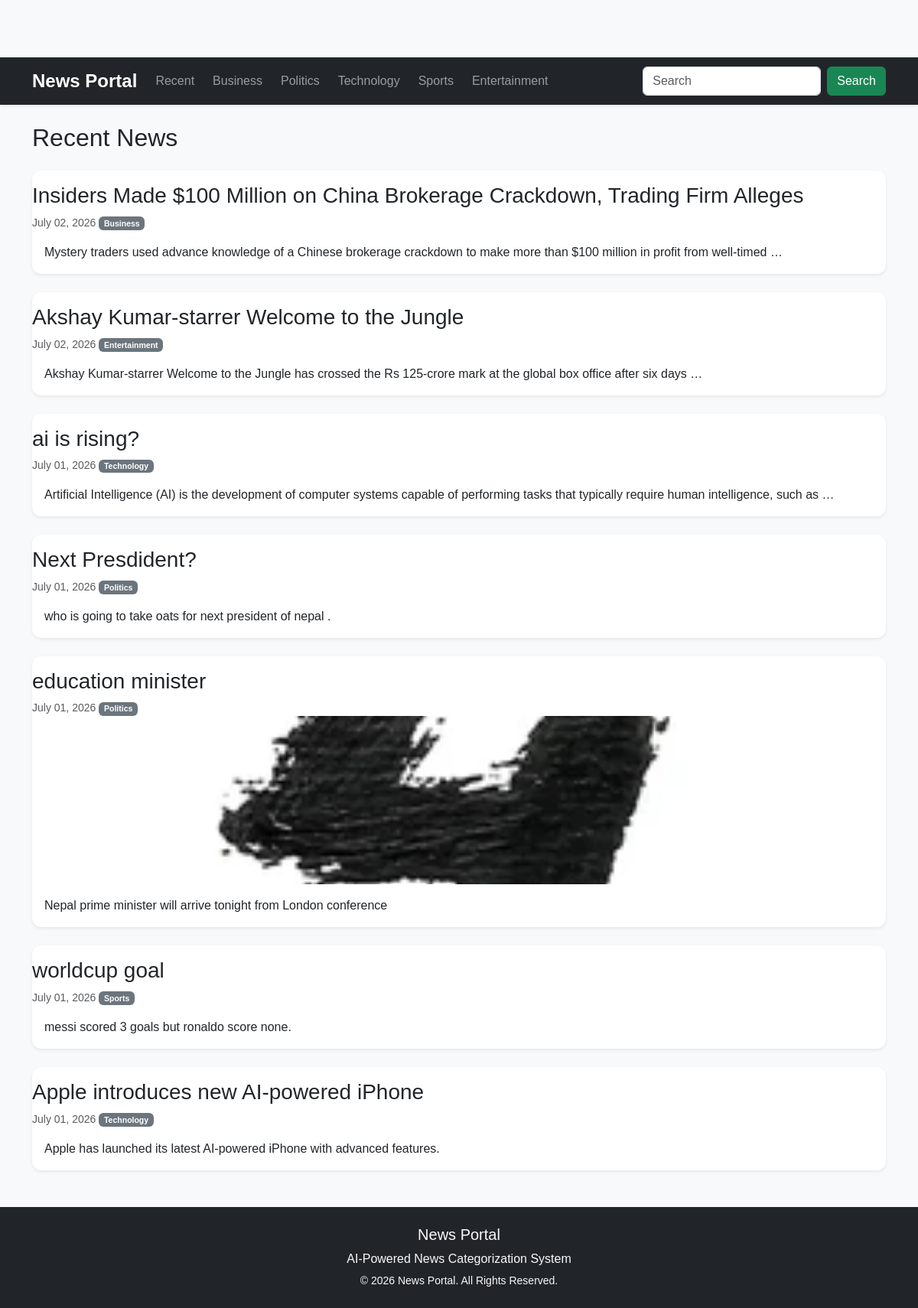
The page / on the database its author committed.
### news/models.py (models this page shows, shortened)
class News(models.Model):
    STATUS = (
        ("Draft", "Draft"),
        ("Published", "Published"),
    )
    title = models.CharField(max_length=300)
    content = models.TextField()
    image = models.ImageField(
        upload_to="news_images/",
        blank=True,
        null=True
    )
    auto_category = models.CharField(
        max_length=50,
        blank=True
    )
    category = models.ForeignKey(
        Category,
        on_delete=models.SET_NULL,
        null=True,
        blank=True
    )
    author = models.ForeignKey(
        User,
        on_delete=models.CASCADE
    )
    status = models.CharField(
        max_length=20,
        choices=STATUS,
        default="Draft"
    )
    views = models.IntegerField(default=0)
    created_at = models.DateTimeField(auto_now_add=True)
    updated_at = models.DateTimeField(auto_now=True)

class Category(models.Model):
    name = models.CharField(max_length=50, unique=True)
    def __str__(self):
        return self.name

### news/views.py (the view)
# urls.py: 2. Add a URL to urlpatterns:  path('', views.home, name='home')
def home(request):
    news=News.objects.filter(status="Published").order_by("-created_at")
    context={
        "news":news,
    }
    return render(request,'newscategory/html/home.html',context)

### templates/newscategory/html/home.html (shortened to what this page needs)
{% extends "base/html/base.html" %}
{% block content %}
<h2 class="mb-4">Recent News</h2>
{% for article in news %}
<div class="card shadow-sm mb-4">
    <h3 class="card-title mt-3">
            {{ article.title }}
    </h3>
    <small class="text-muted">
            {{ article.created_at|date:"F d, Y" }}
            <span class="badge bg-secondary ">
            {{ article.category }}
        </span>
        </small>
    {% if article.image %}
        <img src="{{ article.image.url }}"
             class="card-img-top"
             alt="{{ article.title }}">
    {% endif %}
    <div class="card-body">
        <p class="card-text">
            {{ article.content|truncatewords:20 }}
        </p>
    </div>
</div>
{% empty %}
<div class="alert alert-warning">
    No  News Available.
</div>
{% endfor %}
{% endblock %}

### templates/base/html/base.html (shortened to what this page needs)
<!DOCTYPE html>
<html lang="en">
<head>
    {% load static %}
    <link href="https://cdn.jsdelivr.net/npm/bootstrap@5.3.3/dist/css/bootstrap.min.css" rel="stylesheet">
    <link rel="stylesheet"
        href="https://cdn.jsdelivr.net/npm/bootstrap-icons@1.11.3/font/bootstrap-icons.min.css">
    <link rel="stylesheet" href="{% static 'css/style.css' %}">
</head>
<body class="bg-light">
    {% include "base/html/navbar.html" %}
    <main class="container my-4">
        {% block content %}
        {% endblock %}
    </main>
    {% include "base/html/footer.html" %}
</body>
</html>

### templates/base/html/navbar.html (shortened to what this page needs)
<nav class="navbar navbar-expand-lg navbar-dark bg-dark shadow-sm sticky-top">
    <div class="container">
        <a class="navbar-brand fw-bold" href="{% url 'home' %}">
            News Portal
        </a>
        <div class="collapse navbar-collapse" id="navbarContent">
            <ul class="navbar-nav me-auto">
                <li class="nav-item">
                    <a class="nav-link " href="{% url 'home' %}">
                        Recent
                    </a>
                </li>
                <li class="nav-item">
                    <a class="nav-link" href="{% url 'business' %}">
                        Business
                    </a>
                </li>
                <li class="nav-item">
                    <a class="nav-link" href="{% url 'politics' %}">
                        Politics
                    </a>
                </li>
                <li class="nav-item">
                    <a class="nav-link" href="{% url 'technology' %}">
                        Technology
                    </a>
                </li>
                <li class="nav-item">
                    <a class="nav-link" href="{% url  'sports' %}">
                        Sports
                    </a>
                </li>
                <li class="nav-item">
                    <a class="nav-link" href="{% url 'entertainment' %}">
                        Entertainment
                    </a>
                </li>
            </ul>
            <form method="GET" action="{% url 'search' %}" class="d-flex">
                <input type="text" name="q" class="form-control me-2" placeholder="Search">
                <button class="btn btn-success">
                    Search
                </button>
            </form>
        </div>
    </div>
</nav>

### templates/base/html/footer.html
<!DOCTYPE html>
<footer class="bg-dark text-light mt-5 py-4">
    <div class="container text-center">
        <h5 class="mb-2">
            News Portal
        </h5>
        <p class="mb-1">
            AI-Powered News Categorization System
        </p>
        <small>
            © 2026 News Portal. All Rights Reserved.
        </small>
    </div>
</footer>

### static/css/style.css (style rules this page uses)
body { padding-top: 75px; background:#f5f5f5; font-family:Arial, Helvetica, sans-serif; }
.navbar-brand { font-size:1.5rem; font-weight:bold; }
.nav-link { margin-right:8px; }
.card { border:none; border-radius:12px; overflow:hidden; box-shadow:0 2px 8px rgba(0,0,0,.1); transition:.3s; }
.card img { height:220px; object-fit:cover; }
footer { margin-top:70px; }

### rows shown on the page
News: title "Insiders Made $100 Million on China Brokerage Crackdown, Trading Firm Alleges", created_at "July 02, 2026", category "Business", content "Mystery traders used advance knowledge of a Chinese brokerage crackdown to make more than $100 million in profit from well-timed …"
News: title "Akshay Kumar-starrer Welcome to the Jungle", created_at "July 02, 2026", category "Entertainment", content "Akshay Kumar-starrer Welcome to the Jungle has crossed the Rs 125-crore mark at the global box office after six days …"
News: title "ai is rising?", created_at "July 01, 2026", category "Technology", content "Artificial Intelligence (AI) is the development of computer systems capable of performing tasks that typically require human intelligence, such as …"
News: title "Next Presdident?", created_at "July 01, 2026", category "Politics", content "who is going to take oats for next president of nepal ."
News: title "education minister", created_at "July 01, 2026", category "Politics", image (picture), content "Nepal prime minister will arrive tonight from London conference"
News: title "worldcup goal", created_at "July 01, 2026", category "Sports", content "messi scored 3 goals but ronaldo score none."
News: title "Apple introduces new AI-powered iPhone", created_at "July 01, 2026", category "Technology", content "Apple has launched its latest AI-powered iPhone with advanced features."
